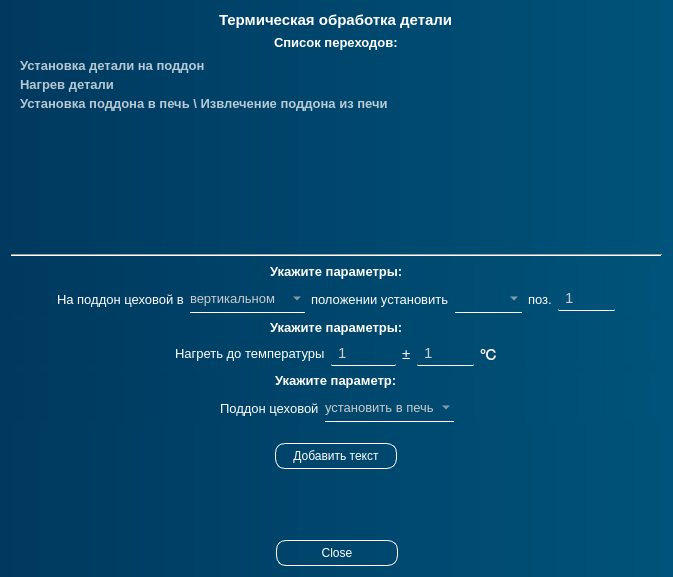
<?xml version="1.0" encoding="UTF-8"?>
<ui version="4.0">
 <class>DialogTermichka</class>
 <widget class="QDialog" name="DialogTermichka">
  <property name="geometry">
   <rect>
    <x>0</x>
    <y>0</y>
    <width>673</width>
    <height>577</height>
   </rect>
  </property>
  <property name="windowTitle">
   <string>Термическая обработка</string>
  </property>
  <property name="windowOpacity">
   <double>0.950000000000000</double>
  </property>
  <property name="styleSheet">
   <string notr="true">color: white;
background-color: qlineargradient(spread:pad, x1:0, y1:0, x2:1, y2:0, stop:0 rgb(0, 57, 95), stop:1 rgb(0, 83, 122))</string>
  </property>
  <layout class="QVBoxLayout" name="verticalLayout">
   <item alignment="Qt::AlignmentFlag::AlignHCenter">
    <widget class="QLabel" name="label_8">
     <property name="font">
      <font>
       <pointsize>11</pointsize>
       <bold>true</bold>
      </font>
     </property>
     <property name="styleSheet">
      <string notr="true">background: none;</string>
     </property>
     <property name="text">
      <string>Термическая обработка детали</string>
     </property>
    </widget>
   </item>
   <item alignment="Qt::AlignmentFlag::AlignHCenter">
    <widget class="QLabel" name="label_9">
     <property name="font">
      <font>
       <pointsize>10</pointsize>
       <bold>true</bold>
      </font>
     </property>
     <property name="styleSheet">
      <string notr="true">background: none;</string>
     </property>
     <property name="text">
      <string>Список переходов:</string>
     </property>
    </widget>
   </item>
   <item>
    <widget class="QListWidget" name="listWidget">
     <property name="sizePolicy">
      <sizepolicy hsizetype="Expanding" vsizetype="Expanding">
       <horstretch>0</horstretch>
       <verstretch>0</verstretch>
      </sizepolicy>
     </property>
     <property name="minimumSize">
      <size>
       <width>200</width>
       <height>0</height>
      </size>
     </property>
     <property name="font">
      <font>
       <pointsize>10</pointsize>
       <bold>true</bold>
      </font>
     </property>
     <property name="cursor" stdset="0">
      <cursorShape>PointingHandCursor</cursorShape>
     </property>
     <property name="styleSheet">
      <string notr="true">
/* ───────────── Сам список ───────────── */
QListWidget {
    background: transparent;
    font-size: 10pt;
	border: none;
    color: #E8EAF0;
}

/* ───────────── Элементы ───────────── */
QListWidget::item {
    background: transparent;
    border: none;
    border-radius: 12px;
    margin: 2px 6px;
    color: rgba(255, 255, 255, 0.72);
}

QListWidget::item:hover {
    background: rgba(255, 255, 255, 0.07);
    color: #FFFFFF;
}

QListWidget::item:selected {
    background: qlineargradient(x1:0, y1:0, x2:1, y2:0,
        stop:0 rgba(94, 129, 255, 0.32),
        stop:1 rgba(94, 129, 255, 0.08));
    color: #FFFFFF;
}

QListWidget::item:selected:hover {
    background: qlineargradient(x1:0, y1:0, x2:1, y2:0,
        stop:0 rgba(94, 129, 255, 0.42),
        stop:1 rgba(94, 129, 255, 0.14));
}

/* убираем рамку/пунктир при фокусе */
QListWidget:focus,
QListWidget::item:focus {
    outline: none;
    border: none;
}

/* ───────────── Вертикальный скроллбар ───────────── */
QScrollBar:vertical {
    background: transparent;
    width: 10px;
    margin: 4px 2px;
    border-radius: 5px;
}
QScrollBar::handle:vertical {
    background: rgba(255, 255, 255, 0.18);
    min-height: 30px;
    border-radius: 5px;
}
QScrollBar::handle:vertical:hover {
    background: rgba(255, 255, 255, 0.32);
}
QScrollBar::add-line:vertical,
QScrollBar::sub-line:vertical { height: 0; }
QScrollBar::add-page:vertical,
QScrollBar::sub-page:vertical { background: transparent; }

/* ───────────── Горизонтальный скроллбар ───────────── */
QScrollBar:horizontal {
    background: transparent;
    height: 10px;
    margin: 2px 4px;
    border-radius: 5px;
}
QScrollBar::handle:horizontal {
    background: rgba(255, 255, 255, 0.18);
    min-width: 30px;
    border-radius: 5px;
}
QScrollBar::handle:horizontal:hover {
    background: rgba(255, 255, 255, 0.32);
}
QScrollBar::add-line:horizontal,
QScrollBar::sub-line:horizontal { width: 0; }
QScrollBar::add-page:horizontal,
QScrollBar::sub-page:horizontal { background: transparent; }
</string>
     </property>
     <property name="tabKeyNavigation">
      <bool>false</bool>
     </property>
     <property name="alternatingRowColors">
      <bool>false</bool>
     </property>
     <item>
      <property name="text">
       <string>Установка детали на поддон</string>
      </property>
     </item>
     <item>
      <property name="text">
       <string>Нагрев детали</string>
      </property>
     </item>
     <item>
      <property name="text">
       <string>Установка поддона в печь \ Извлечение поддона из печи</string>
      </property>
     </item>
    </widget>
   </item>
   <item>
    <widget class="Line" name="line">
     <property name="orientation">
      <enum>Qt::Orientation::Horizontal</enum>
     </property>
    </widget>
   </item>
   <item>
    <widget class="QWidget" name="text_1" native="true">
     <layout class="QVBoxLayout" name="verticalLayout_2">
      <property name="topMargin">
       <number>1</number>
      </property>
      <property name="bottomMargin">
       <number>1</number>
      </property>
      <item alignment="Qt::AlignmentFlag::AlignHCenter">
       <widget class="QLabel" name="label_20">
        <property name="font">
         <font>
          <pointsize>10</pointsize>
          <bold>true</bold>
         </font>
        </property>
        <property name="styleSheet">
         <string notr="true">background: none;</string>
        </property>
        <property name="text">
         <string>Укажите параметры:</string>
        </property>
       </widget>
      </item>
      <item>
       <layout class="QHBoxLayout" name="horizontalLayout_4">
        <property name="rightMargin">
         <number>0</number>
        </property>
        <item>
         <spacer name="horizontalSpacer_2">
          <property name="orientation">
           <enum>Qt::Orientation::Horizontal</enum>
          </property>
          <property name="sizeHint" stdset="0">
           <size>
            <width>40</width>
            <height>20</height>
           </size>
          </property>
         </spacer>
        </item>
        <item>
         <widget class="QLabel" name="label_4">
          <property name="font">
           <font>
            <pointsize>10</pointsize>
           </font>
          </property>
          <property name="styleSheet">
           <string notr="true">background: none;</string>
          </property>
          <property name="text">
           <string>На поддон цеховой в</string>
          </property>
         </widget>
        </item>
        <item>
         <widget class="QComboBox" name="comboBox_position">
          <property name="font">
           <font>
            <pointsize>10</pointsize>
           </font>
          </property>
          <property name="styleSheet">
           <string notr="true">QComboBox {
	padding: 5, 5, 5, 5;
	border: none;
	border-bottom: 1px solid white;
	background: rgba(255, 255, 255, 0);
	transition: color 0.3s ease;
	transition: border-bottom 0.4s ease;
	color: rgb(204, 204, 204);
	font-size: 10pt;
}
QComboBox:hover {
   color: rgb(167, 167, 167);
}

QComboBox::item {
	background: rgb(67, 67, 67);
	border-radius: none;
}

QComboBox QAbstractItemView {
	border-radius: none;
    background: qlineargradient(spread:pad, x1:0, y1:0, x2:1, y2:0, stop:0 rgb(58, 58, 58), stop:1 rgb(88, 88, 88));
	selection-border-radius: none;
	selection-border: none;
	border: none;
	border-radius: 0;
	outline: none;
}
QComboBox QAbstractItemView::item {
    min-height: 15px;
	width: 15px;
	border: none;
	border-radius: none;
}
QComboBox QAbstractItemView::item:hover {
	color:rgb(173, 173, 173);
	border-bottom: 1px solid white;
}

</string>
          </property>
          <item>
           <property name="text">
            <string>вертикальном</string>
           </property>
          </item>
          <item>
           <property name="text">
            <string>горизонтальном</string>
           </property>
          </item>
         </widget>
        </item>
        <item>
         <widget class="QLabel" name="label_2">
          <property name="font">
           <font>
            <pointsize>10</pointsize>
           </font>
          </property>
          <property name="styleSheet">
           <string notr="true">background: none;</string>
          </property>
          <property name="text">
           <string>положении установить</string>
          </property>
         </widget>
        </item>
        <item>
         <widget class="QComboBox" name="comboBox_detail">
          <property name="font">
           <font>
            <pointsize>10</pointsize>
           </font>
          </property>
          <property name="styleSheet">
           <string notr="true">QComboBox {
	padding: 5, 5, 5, 5;
	border: none;
	border-bottom: 1px solid white;
	background: rgba(255, 255, 255, 0);
	transition: color 0.3s ease;
	transition: border-bottom 0.4s ease;
	color: rgb(204, 204, 204);
	font-size: 10pt;
}
QComboBox:hover {
   color: rgb(167, 167, 167);
}

QComboBox::item {
	background: rgb(67, 67, 67);
	border-radius: none;
}

QComboBox QAbstractItemView {
	border-radius: none;
    background: qlineargradient(spread:pad, x1:0, y1:0, x2:1, y2:0, stop:0 rgb(58, 58, 58), stop:1 rgb(88, 88, 88));
	selection-border-radius: none;
	selection-border: none;
	border: none;
	border-radius: 0;
	outline: none;
}
QComboBox QAbstractItemView::item {
    min-height: 15px;
	width: 15px;
	border: none;
	border-radius: none;
}
QComboBox QAbstractItemView::item:hover {
	color:rgb(173, 173, 173);
	border-bottom: 1px solid white;
}

</string>
          </property>
         </widget>
        </item>
        <item>
         <widget class="QLabel" name="label_3">
          <property name="font">
           <font>
            <pointsize>10</pointsize>
           </font>
          </property>
          <property name="styleSheet">
           <string notr="true">background: none;</string>
          </property>
          <property name="text">
           <string>поз.</string>
          </property>
         </widget>
        </item>
        <item>
         <widget class="QSpinBox" name="spinBox_pos">
          <property name="font">
           <font>
            <pointsize>11</pointsize>
           </font>
          </property>
          <property name="styleSheet">
           <string notr="true">QSpinBox {
	padding: 2 5 2 5;	
	border: none;
	border-bottom: 1px solid white;
	border-radius: 1px;
	background: rgba(255, 255, 255, 0);
	transition: color 0.3s ease;
	transition: border-bottom 0.4s ease;
	color: rgb(204, 204, 204);
	font-size: 11pt
}

QSpinBox:disabled {
	color: rgb(120, 106, 107);
	background: rgba(255, 255, 255, 20);
}

QSpinBox:hover {
	color: rgb(255, 255, 255)
}

QSpinBox:pressed {
	border-bottom: 1px solid white;
}
</string>
          </property>
          <property name="suffix">
           <string/>
          </property>
          <property name="minimum">
           <number>1</number>
          </property>
          <property name="maximum">
           <number>100</number>
          </property>
          <property name="value">
           <number>1</number>
          </property>
         </widget>
        </item>
        <item>
         <spacer name="horizontalSpacer">
          <property name="orientation">
           <enum>Qt::Orientation::Horizontal</enum>
          </property>
          <property name="sizeHint" stdset="0">
           <size>
            <width>40</width>
            <height>20</height>
           </size>
          </property>
         </spacer>
        </item>
       </layout>
      </item>
     </layout>
    </widget>
   </item>
   <item>
    <widget class="QWidget" name="text_2" native="true">
     <layout class="QVBoxLayout" name="verticalLayout_3">
      <property name="topMargin">
       <number>0</number>
      </property>
      <property name="bottomMargin">
       <number>0</number>
      </property>
      <item alignment="Qt::AlignmentFlag::AlignHCenter">
       <widget class="QLabel" name="label_21">
        <property name="font">
         <font>
          <pointsize>10</pointsize>
          <bold>true</bold>
         </font>
        </property>
        <property name="styleSheet">
         <string notr="true">background: none;</string>
        </property>
        <property name="text">
         <string>Укажите параметры:</string>
        </property>
       </widget>
      </item>
      <item>
       <layout class="QHBoxLayout" name="horizontalLayout">
        <property name="bottomMargin">
         <number>0</number>
        </property>
        <item>
         <spacer name="horizontalSpacer_5">
          <property name="orientation">
           <enum>Qt::Orientation::Horizontal</enum>
          </property>
          <property name="sizeHint" stdset="0">
           <size>
            <width>40</width>
            <height>20</height>
           </size>
          </property>
         </spacer>
        </item>
        <item>
         <widget class="QLabel" name="label_5">
          <property name="font">
           <font>
            <pointsize>10</pointsize>
           </font>
          </property>
          <property name="styleSheet">
           <string notr="true">background: none;</string>
          </property>
          <property name="text">
           <string>Нагреть до температуры</string>
          </property>
         </widget>
        </item>
        <item>
         <widget class="QSpinBox" name="spinBox_temp">
          <property name="font">
           <font>
            <pointsize>11</pointsize>
           </font>
          </property>
          <property name="styleSheet">
           <string notr="true">QSpinBox {
	padding: 2 5 2 5;	
	border: none;
	border-bottom: 1px solid white;
	border-radius: 1px;
	background: rgba(255, 255, 255, 0);
	transition: color 0.3s ease;
	transition: border-bottom 0.4s ease;
	color: rgb(204, 204, 204);
	font-size: 11pt
}

QSpinBox:disabled {
	color: rgb(120, 106, 107);
	background: rgba(255, 255, 255, 20);
}

QSpinBox:hover {
	color: rgb(255, 255, 255)
}

QSpinBox:pressed {
	border-bottom: 1px solid white;
}
</string>
          </property>
          <property name="suffix">
           <string/>
          </property>
          <property name="minimum">
           <number>1</number>
          </property>
          <property name="maximum">
           <number>1000</number>
          </property>
          <property name="value">
           <number>1</number>
          </property>
         </widget>
        </item>
        <item>
         <widget class="QLabel" name="label_7">
          <property name="font">
           <font>
            <pointsize>11</pointsize>
           </font>
          </property>
          <property name="styleSheet">
           <string notr="true">background: none;</string>
          </property>
          <property name="text">
           <string>±</string>
          </property>
         </widget>
        </item>
        <item>
         <widget class="QSpinBox" name="spinBox_temp_d">
          <property name="font">
           <font>
            <pointsize>11</pointsize>
           </font>
          </property>
          <property name="styleSheet">
           <string notr="true">QSpinBox {
	padding: 2 5 2 5;	
	border: none;
	border-bottom: 1px solid white;
	border-radius: 1px;
	background: rgba(255, 255, 255, 0);
	transition: color 0.3s ease;
	transition: border-bottom 0.4s ease;
	color: rgb(204, 204, 204);
	font-size: 11pt
}

QSpinBox:disabled {
	color: rgb(120, 106, 107);
	background: rgba(255, 255, 255, 20);
}

QSpinBox:hover {
	color: rgb(255, 255, 255)
}

QSpinBox:pressed {
	border-bottom: 1px solid white;
}
</string>
          </property>
          <property name="suffix">
           <string/>
          </property>
          <property name="minimum">
           <number>1</number>
          </property>
          <property name="maximum">
           <number>100</number>
          </property>
          <property name="value">
           <number>1</number>
          </property>
         </widget>
        </item>
        <item>
         <widget class="QLabel" name="label_6">
          <property name="font">
           <font>
            <pointsize>11</pointsize>
           </font>
          </property>
          <property name="styleSheet">
           <string notr="true">background: none;</string>
          </property>
          <property name="text">
           <string>℃</string>
          </property>
         </widget>
        </item>
        <item>
         <spacer name="horizontalSpacer_6">
          <property name="orientation">
           <enum>Qt::Orientation::Horizontal</enum>
          </property>
          <property name="sizeHint" stdset="0">
           <size>
            <width>40</width>
            <height>20</height>
           </size>
          </property>
         </spacer>
        </item>
       </layout>
      </item>
     </layout>
    </widget>
   </item>
   <item>
    <widget class="QWidget" name="text_3" native="true">
     <layout class="QVBoxLayout" name="verticalLayout_4">
      <property name="topMargin">
       <number>1</number>
      </property>
      <property name="bottomMargin">
       <number>0</number>
      </property>
      <item alignment="Qt::AlignmentFlag::AlignHCenter">
       <widget class="QLabel" name="label_22">
        <property name="font">
         <font>
          <pointsize>10</pointsize>
          <bold>true</bold>
         </font>
        </property>
        <property name="styleSheet">
         <string notr="true">background: none;</string>
        </property>
        <property name="text">
         <string>Укажите параметр:</string>
        </property>
       </widget>
      </item>
      <item>
       <layout class="QHBoxLayout" name="horizontalLayout_3">
        <property name="topMargin">
         <number>0</number>
        </property>
        <item>
         <spacer name="horizontalSpacer_3">
          <property name="orientation">
           <enum>Qt::Orientation::Horizontal</enum>
          </property>
          <property name="sizeHint" stdset="0">
           <size>
            <width>40</width>
            <height>20</height>
           </size>
          </property>
         </spacer>
        </item>
        <item>
         <widget class="QLabel" name="label">
          <property name="font">
           <font>
            <pointsize>10</pointsize>
           </font>
          </property>
          <property name="styleSheet">
           <string notr="true">background: none;</string>
          </property>
          <property name="text">
           <string>Поддон цеховой</string>
          </property>
         </widget>
        </item>
        <item>
         <widget class="QComboBox" name="comboBox_inout">
          <property name="font">
           <font>
            <pointsize>10</pointsize>
           </font>
          </property>
          <property name="styleSheet">
           <string notr="true">QComboBox {
	padding: 5, 5, 5, 5;
	border: none;
	border-bottom: 1px solid white;
	background: rgba(255, 255, 255, 0);
	transition: color 0.3s ease;
	transition: border-bottom 0.4s ease;
	color: rgb(204, 204, 204);
	font-size: 10pt;
}
QComboBox:hover {
   color: rgb(167, 167, 167);
}

QComboBox::item {
	background: rgb(67, 67, 67);
	border-radius: none;
}

QComboBox QAbstractItemView {
	border-radius: none;
    background: qlineargradient(spread:pad, x1:0, y1:0, x2:1, y2:0, stop:0 rgb(58, 58, 58), stop:1 rgb(88, 88, 88));
	selection-border-radius: none;
	selection-border: none;
	border: none;
	border-radius: 0;
	outline: none;
}
QComboBox QAbstractItemView::item {
    min-height: 15px;
	width: 15px;
	border: none;
	border-radius: none;
}
QComboBox QAbstractItemView::item:hover {
	color:rgb(173, 173, 173);
	border-bottom: 1px solid white;
}

</string>
          </property>
          <item>
           <property name="text">
            <string>установить в печь</string>
           </property>
          </item>
          <item>
           <property name="text">
            <string>извлечь из печи</string>
           </property>
          </item>
         </widget>
        </item>
        <item>
         <spacer name="horizontalSpacer_4">
          <property name="orientation">
           <enum>Qt::Orientation::Horizontal</enum>
          </property>
          <property name="sizeHint" stdset="0">
           <size>
            <width>40</width>
            <height>20</height>
           </size>
          </property>
         </spacer>
        </item>
       </layout>
      </item>
     </layout>
    </widget>
   </item>
   <item>
    <spacer name="verticalSpacer_2">
     <property name="orientation">
      <enum>Qt::Orientation::Vertical</enum>
     </property>
     <property name="sizeType">
      <enum>QSizePolicy::Policy::Maximum</enum>
     </property>
     <property name="sizeHint" stdset="0">
      <size>
       <width>20</width>
       <height>15</height>
      </size>
     </property>
    </spacer>
   </item>
   <item alignment="Qt::AlignmentFlag::AlignHCenter">
    <widget class="QPushButton" name="pushButton_save_result">
     <property name="styleSheet">
      <string notr="true">QPushButton {
	border: 1px solid;
	border-color: white;
	border-radius: 10px;
	height: 20px;
	width: 110px;
	background-color: none;
	padding: 2 5 2 5
}
QPushButton:hover {
	background-color: rgb(0, 111, 171)
}
QPushButton:pressed {
	background-color: rgb(0, 53, 93)
}</string>
     </property>
     <property name="text">
      <string>Добавить текст</string>
     </property>
    </widget>
   </item>
   <item>
    <spacer name="verticalSpacer">
     <property name="orientation">
      <enum>Qt::Orientation::Vertical</enum>
     </property>
     <property name="sizeHint" stdset="0">
      <size>
       <width>20</width>
       <height>40</height>
      </size>
     </property>
    </spacer>
   </item>
   <item>
    <widget class="QDialogButtonBox" name="buttonBox">
     <property name="styleSheet">
      <string notr="true">QPushButton {
	border: 1px solid;
	border-color: white;
	border-radius: 10px;
	height: 20px;
	width: 110px;
	background-color: none;
	padding: 2 5 2 5
}
QPushButton:hover {
	background-color: rgb(0, 111, 171)
}
QPushButton:pressed {
	background-color: rgb(0, 53, 93)
}</string>
     </property>
     <property name="orientation">
      <enum>Qt::Orientation::Horizontal</enum>
     </property>
     <property name="standardButtons">
      <set>QDialogButtonBox::StandardButton::Close</set>
     </property>
     <property name="centerButtons">
      <bool>true</bool>
     </property>
    </widget>
   </item>
  </layout>
 </widget>
 <resources/>
 <connections/>
</ui>
